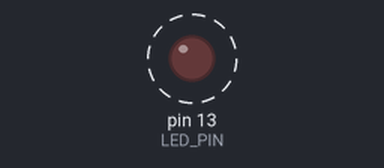
Recording of a sketch running on a simulated Arduino Uno, built with avr-gcc and run on an emulated ATmega328P. On the bench: output pins drawn as LEDs (lit = HIGH). Dashed ring = blinking. What the sketch prints to the serial monitor is not drawn.

Above: at 0.5 s.
Timing chart, 0 to 4.7 s (numbered marks = the images above):
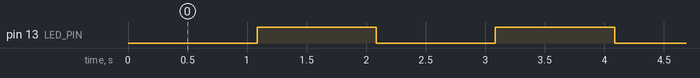

The sketch:

sketch.ino
```cpp
#define LED_PIN 13

byte estadoLed = 0;
int contador = 0;

void printBinary(byte num) {
  for (int i = 7; i >= 0; i--) {
    Serial.print((num >> i) & 1);
  }
  Serial.println();
}
void setup() {
  pinMode(LED_PIN, OUTPUT);
  Serial.begin(9600);

  byte a = 5;
  byte b = 3;
  int entero = 10;
  long numeroGrande = 100000;
  float decimal = 3.14;
  bool bandera = true;

  Serial.println("Operaciones Bitwise");
  Serial.print("int: ");
  Serial.println(entero);
  Serial.print("long: ");
  Serial.println(numeroGrande);
  Serial.print("float: ");
  Serial.println(decimal);
  Serial.print("bool: ");
  Serial.println(bandera);
  Serial.print("AND: ");
  printBinary(a & b);
  Serial.print("OR: ");
  printBinary(a | b);
  Serial.print("XOR: ");
  printBinary(a ^ b);
  Serial.print("NOT: ");
  printBinary(~a);
  Serial.print("SHIFT IZQ: ");
  printBinary(a << 1);
  estadoLed = estadoLed | (1 << 0);
}
void loop() {
  estadoLed = estadoLed ^ 0b00000001;
  if ((estadoLed & 1) == 1) {
    digitalWrite(LED_PIN, HIGH);
  } else {
    digitalWrite(LED_PIN, LOW);
  }
  delay(500);
  contador = (contador + 1) % 8;
  Serial.print("Valor: ");
  printBinary(1 << contador);

  delay(500);
}
```

Measured:
- by itself, pin 13 (LED_PIN): alternates HIGH for 1.0 s and LOW for 1.0 s
